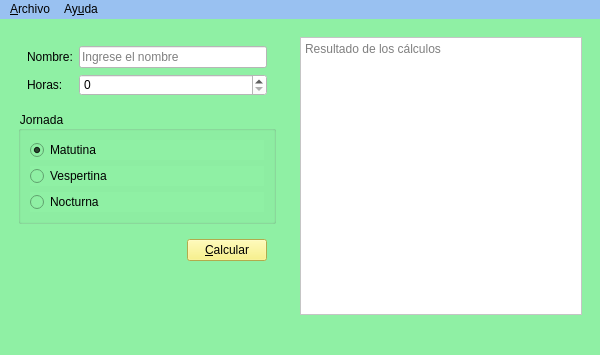
<?xml version="1.0" encoding="UTF-8"?>
<ui version="4.0">
 <class>Salarios</class>
 <widget class="QMainWindow" name="Salarios">
  <property name="geometry">
   <rect>
    <x>0</x>
    <y>0</y>
    <width>600</width>
    <height>355</height>
   </rect>
  </property>
  <property name="minimumSize">
   <size>
    <width>600</width>
    <height>0</height>
   </size>
  </property>
  <property name="windowTitle">
   <string>Salarios</string>
  </property>
  <property name="windowIcon">
   <iconset resource="Iconos.qrc">
    <normaloff>:/Iconos/Main_Icon/lucro.png</normaloff>:/Iconos/Main_Icon/lucro.png</iconset>
  </property>
  <property name="styleSheet">
   <string notr="true">background-color: rgb(143, 240, 164)</string>
  </property>
  <widget class="QWidget" name="centralwidget">
   <layout class="QHBoxLayout" name="horizontalLayout_2">
    <item>
     <widget class="QWidget" name="widget" native="true">
      <property name="minimumSize">
       <size>
        <width>250</width>
        <height>0</height>
       </size>
      </property>
      <property name="maximumSize">
       <size>
        <width>300</width>
        <height>16777215</height>
       </size>
      </property>
      <layout class="QVBoxLayout" name="verticalLayout_2">
       <item>
        <widget class="QWidget" name="widget_3" native="true">
         <layout class="QFormLayout" name="formLayout">
          <item row="0" column="0">
           <widget class="QLabel" name="label">
            <property name="text">
             <string>Nombre:</string>
            </property>
           </widget>
          </item>
          <item row="0" column="1">
           <widget class="QLineEdit" name="inNombre">
            <property name="styleSheet">
             <string notr="true">background-color:rgb(255, 255, 255)</string>
            </property>
            <property name="placeholderText">
             <string>Ingrese el nombre</string>
            </property>
           </widget>
          </item>
          <item row="1" column="0">
           <widget class="QLabel" name="label_2">
            <property name="text">
             <string>Horas:</string>
            </property>
           </widget>
          </item>
          <item row="1" column="1">
           <widget class="QSpinBox" name="inHoras">
            <property name="styleSheet">
             <string notr="true">background-color:rgb(255, 255, 255)</string>
            </property>
           </widget>
          </item>
         </layout>
        </widget>
       </item>
       <item>
        <widget class="QGroupBox" name="groupBox">
         <property name="title">
          <string>Jornada</string>
         </property>
         <layout class="QVBoxLayout" name="verticalLayout">
          <item>
           <widget class="QRadioButton" name="inMatutina">
            <property name="text">
             <string>Matutina</string>
            </property>
            <property name="icon">
             <iconset resource="Iconos.qrc">
              <normaloff>:/Iconos/Bar_Icons/dom.png</normaloff>:/Iconos/Bar_Icons/dom.png</iconset>
            </property>
            <property name="checked">
             <bool>true</bool>
            </property>
           </widget>
          </item>
          <item>
           <widget class="QRadioButton" name="inVespertina">
            <property name="text">
             <string>Vespertina</string>
            </property>
            <property name="icon">
             <iconset resource="Iconos.qrc">
              <normaloff>:/Iconos/Bar_Icons/puesta-del-sol.png</normaloff>:/Iconos/Bar_Icons/puesta-del-sol.png</iconset>
            </property>
           </widget>
          </item>
          <item>
           <widget class="QRadioButton" name="inNocturna">
            <property name="text">
             <string>Nocturna</string>
            </property>
            <property name="icon">
             <iconset resource="Iconos.qrc">
              <normaloff>:/Iconos/Bar_Icons/noche-nublada.png</normaloff>:/Iconos/Bar_Icons/noche-nublada.png</iconset>
            </property>
           </widget>
          </item>
         </layout>
        </widget>
       </item>
       <item>
        <widget class="QWidget" name="widget_4" native="true">
         <layout class="QHBoxLayout" name="horizontalLayout">
          <item>
           <spacer name="horizontalSpacer">
            <property name="orientation">
             <enum>Qt::Horizontal</enum>
            </property>
            <property name="sizeHint" stdset="0">
             <size>
              <width>151</width>
              <height>20</height>
             </size>
            </property>
           </spacer>
          </item>
          <item>
           <widget class="QPushButton" name="btnCalcular">
            <property name="styleSheet">
             <string notr="true">background-color:rgb(249, 240, 107)</string>
            </property>
            <property name="text">
             <string>&amp;Calcular</string>
            </property>
           </widget>
          </item>
         </layout>
        </widget>
       </item>
       <item>
        <spacer name="verticalSpacer">
         <property name="orientation">
          <enum>Qt::Vertical</enum>
         </property>
         <property name="sizeHint" stdset="0">
          <size>
           <width>20</width>
           <height>70</height>
          </size>
         </property>
        </spacer>
       </item>
      </layout>
     </widget>
    </item>
    <item>
     <widget class="QWidget" name="widget_2" native="true">
      <property name="minimumSize">
       <size>
        <width>300</width>
        <height>0</height>
       </size>
      </property>
      <layout class="QVBoxLayout" name="verticalLayout_3">
       <item>
        <widget class="QPlainTextEdit" name="outCalculos">
         <property name="styleSheet">
          <string notr="true">background-color:rgb(255, 255, 255)</string>
         </property>
         <property name="readOnly">
          <bool>true</bool>
         </property>
         <property name="placeholderText">
          <string>Resultado de los cálculos</string>
         </property>
        </widget>
       </item>
      </layout>
     </widget>
    </item>
   </layout>
  </widget>
  <widget class="QMenuBar" name="menubar">
   <property name="geometry">
    <rect>
     <x>0</x>
     <y>0</y>
     <width>600</width>
     <height>22</height>
    </rect>
   </property>
   <property name="styleSheet">
    <string notr="true">background-color:rgb(153, 193, 241)</string>
   </property>
   <widget class="QMenu" name="menuArchivo">
    <property name="title">
     <string>&amp;Archivo</string>
    </property>
    <addaction name="actionNuevo"/>
    <addaction name="actionAbrir"/>
    <addaction name="actionGuardar"/>
    <addaction name="separator"/>
    <addaction name="actionCalcular"/>
    <addaction name="separator"/>
    <addaction name="actionSalir"/>
   </widget>
   <widget class="QMenu" name="menuAyuda">
    <property name="title">
     <string>Ay&amp;uda</string>
    </property>
    <addaction name="actionAcerca_de"/>
   </widget>
   <addaction name="menuArchivo"/>
   <addaction name="menuAyuda"/>
  </widget>
  <widget class="QStatusBar" name="statusbar"/>
  <action name="actionNuevo">
   <property name="icon">
    <iconset resource="Iconos.qrc">
     <normaloff>:/Iconos/Bar_Icons/archivo-nuevo.png</normaloff>:/Iconos/Bar_Icons/archivo-nuevo.png</iconset>
   </property>
   <property name="text">
    <string>&amp;Nuevo</string>
   </property>
   <property name="shortcut">
    <string>Ctrl+N</string>
   </property>
  </action>
  <action name="actionAbrir">
   <property name="icon">
    <iconset resource="Iconos.qrc">
     <normaloff>:/Iconos/Bar_Icons/abrir-esquema-de-carpeta.png</normaloff>:/Iconos/Bar_Icons/abrir-esquema-de-carpeta.png</iconset>
   </property>
   <property name="text">
    <string>&amp;Abrir</string>
   </property>
   <property name="shortcut">
    <string>Ctrl+A</string>
   </property>
  </action>
  <action name="actionGuardar">
   <property name="icon">
    <iconset resource="Iconos.qrc">
     <normaloff>:/Iconos/Bar_Icons/disquete.png</normaloff>:/Iconos/Bar_Icons/disquete.png</iconset>
   </property>
   <property name="text">
    <string>&amp;Guardar</string>
   </property>
   <property name="shortcut">
    <string>Ctrl+S</string>
   </property>
  </action>
  <action name="actionCalcular">
   <property name="icon">
    <iconset resource="Iconos.qrc">
     <normaloff>:/Iconos/Bar_Icons/calculadora.png</normaloff>:/Iconos/Bar_Icons/calculadora.png</iconset>
   </property>
   <property name="text">
    <string>&amp;Calcular</string>
   </property>
   <property name="shortcut">
    <string>F1</string>
   </property>
  </action>
  <action name="actionSalir">
   <property name="icon">
    <iconset resource="Iconos.qrc">
     <normaloff>:/Iconos/Bar_Icons/salida-de-emergencia.png</normaloff>:/Iconos/Bar_Icons/salida-de-emergencia.png</iconset>
   </property>
   <property name="text">
    <string>&amp;Salir</string>
   </property>
   <property name="shortcut">
    <string>Ctrl+Q</string>
   </property>
  </action>
  <action name="actionAcerca_de">
   <property name="icon">
    <iconset resource="Iconos.qrc">
     <normaloff>:/Iconos/Bar_Icons/pregunta.png</normaloff>:/Iconos/Bar_Icons/pregunta.png</iconset>
   </property>
   <property name="text">
    <string>Acerca de Salarios</string>
   </property>
  </action>
 </widget>
 <resources>
  <include location="Iconos.qrc"/>
 </resources>
 <connections/>
</ui>
